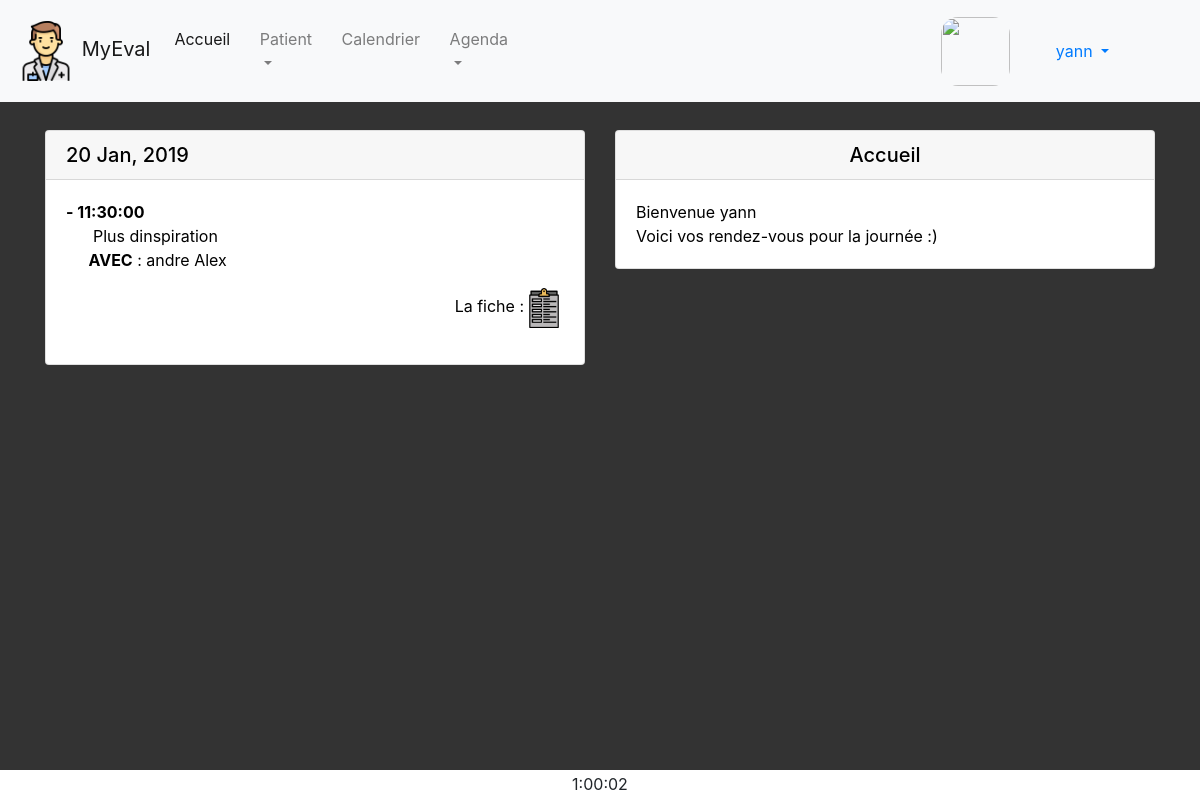
Page /index.php?page=home (signed in) on the committed database.
### tables this page shows
CREATE TABLE IF NOT EXISTS `rdv` (
  `id` INT(11) NOT NULL AUTO_INCREMENT,
  `time` TIME NOT NULL,
  `date` DATE NOT NULL,
  `description` VARCHAR(255) NULL,
  `patient_id` INT(11) NOT NULL,
  `fiche_consult_id` INT(11) NOT NULL,
  PRIMARY KEY (`id`),
  INDEX `fk_rdv_patient1_idx` (`patient_id` ASC),
  INDEX `fk_rdv_fiche_consult1_idx` (`fiche_consult_id` ASC),
  CONSTRAINT `fk_rdv_patient1`
    FOREIGN KEY (`patient_id`)
    REFERENCES `patient` (`id`)
    ON DELETE NO ACTION
    ON UPDATE NO ACTION,
  CONSTRAINT `fk_rdv_fiche_consult1`
    FOREIGN KEY (`fiche_consult_id`)
    REFERENCES `fiche_consult` (`id`)
    ON DELETE NO ACTION
    ON UPDATE NO ACTION);

CREATE TABLE IF NOT EXISTS `patient` (
  `id` INT(11) NOT NULL AUTO_INCREMENT,
  `name` VARCHAR(45) NOT NULL,
  `prenom` VARCHAR(45) NOT NULL,
  `adresse` VARCHAR(85) NULL,
  `code_postal` INT(11) NULL,
  `mail` VARCHAR(75) NULL,
  `datebirth` DATE NULL,
  `tel` VARCHAR(11) NULL,
  `statut` ENUM('humain', 'animal') NULL,
  `responsable_id` INT(11) NOT NULL,
  PRIMARY KEY (`id`),
  INDEX `fk_patient_responsable1_idx` (`responsable_id` ASC),
  CONSTRAINT `fk_patient_responsable1`
    FOREIGN KEY (`responsable_id`)
    REFERENCES `responsable` (`id`)
    ON DELETE NO ACTION
    ON UPDATE NO ACTION);

### M/modele_select.php (called while the page is built, shortened)
<?php
    function checkrdv2_SELECT($a,$b)
    {
        $bdd = bdd();
        $query = " SELECT * FROM `rdv`
        JOIN user_has_rdv ON user_has_rdv.rdv_id = rdv.id AND user_has_rdv.user_id = :id AND rdv.date = :dt
        JOIN patient ON patient.id = rdv.patient_id
        ORDER BY rdv.date, rdv.time;";
        $query_params = array(
            ':id' => $a,
            ':dt' => $b
            );
        try {
            $stmt = $bdd->prepare($query);
            $stmt->execute($query_params);
        } catch(Exception $e) {
            die('Erreur : ' . $e->getMessage());
        }
        $qu = $stmt->fetchAll(PDO::FETCH_ASSOC);
        return $qu;
    }
?>

### V/home_v.php (the view, shortened to what this page needs)
    <?php
$current = date('Y-m-d');
$arrayrdv = checkrdv2_SELECT($_SESSION['id'], $current);
?>
<?php
if (isset($arrayrdv['0'])) {
   $x = 0;
   foreach ($arrayrdv as $key => $value) {
       if ($x > 0 && $arrayrdv[$key-1]['date'] === $value['date']) {
               ?>
               <br><b>- <?php echo $value['time']; ?></b><br> &nbsp &nbsp &nbsp
                   <?php
                   if ($value['description'] !== NULL) {
                       echo $value['description']."<br> &nbsp &nbsp &nbsp";
                   }
                   echo "<b>AVEC</b> : ".$value['name']." ".$value['prenom'];
                   ?>
                   <div style='text-align: right'>
                   La fiche : <a href='index.php?page=fiche&num=<?php echo $value['fiche_consult_id'];?>'><img src='./V/img/clipboard.png' style='width:40px;height:40px'/></a>
                   </div>
               <?php
       } else {
           if ($x % 3 === 0) {
               ?>
               <div class="row">
               <?php
           }
           ?>
           <div class="col-sm-6">
               <div class="card">
                   <h5 class="card-header" style="color: black"><?php echo date("j M, Y", strtotime($value['date'])); ?></h5>
                       <div class="card-body" style="color: black">
                           <p class="card-text" style='color: black'>
                               <b>- <?php echo $value['time']; ?></b><br> &nbsp &nbsp &nbsp
                               <?php
                               if ($value['description'] !== NULL) {
                                   echo $value['description']."<br> &nbsp &nbsp &nbsp";
                               }
                               echo "<b>AVEC</b> : ".$value['name']." ".$value['prenom'];
                               ?>
                               <div style='text-align: right'>La fiche :<a href='index.php?page=fiche&num=<?php echo $value['fiche_consult_id'];?>'><img src='./V/img/clipboard.png' style='width:40px;height:40px'/></a></div>
           <?php
           $x++;
       }
   }
   echo "              </p>
               </div>
           </div>";
   echo"</div>";
}
?>
<div class="col-sm-<?php
if (isset($arrayrdv['0'])) {
  echo "6";
} else {
   echo "12";
}?>
">
   <div class="card">
      <h5 class="card-header" style="color: black;text-align:center">Accueil</h5>
         <div class="card-body" style="color: black">
            <p class="card-text" style='color: black'>
                  Bienvenue <?php echo $_SESSION['username']; ?><br>
                  <?php
                  if (isset($arrayrdv['0'])) {
                     ?>
                     Voici vos rendez-vous pour la journée :)
                     <?php
                  } else {
                     echo "Vous n'avez pas de rendez-vous aujourd'hui :)";
                  }
                  ?>
               </p>
            </div>
      </div>
   </div>
</div>

### V/css/footer.css (style rules this page uses)
body { margin-bottom: 60px; }

### rows in the picture
rdv: date "20 Jan, 2019", time "11:30:00", description "Plus dinspiration", patient.name "andre", patient.prenom "Alex"

### other values in the picture
$_SESSION['username'] "yann"
